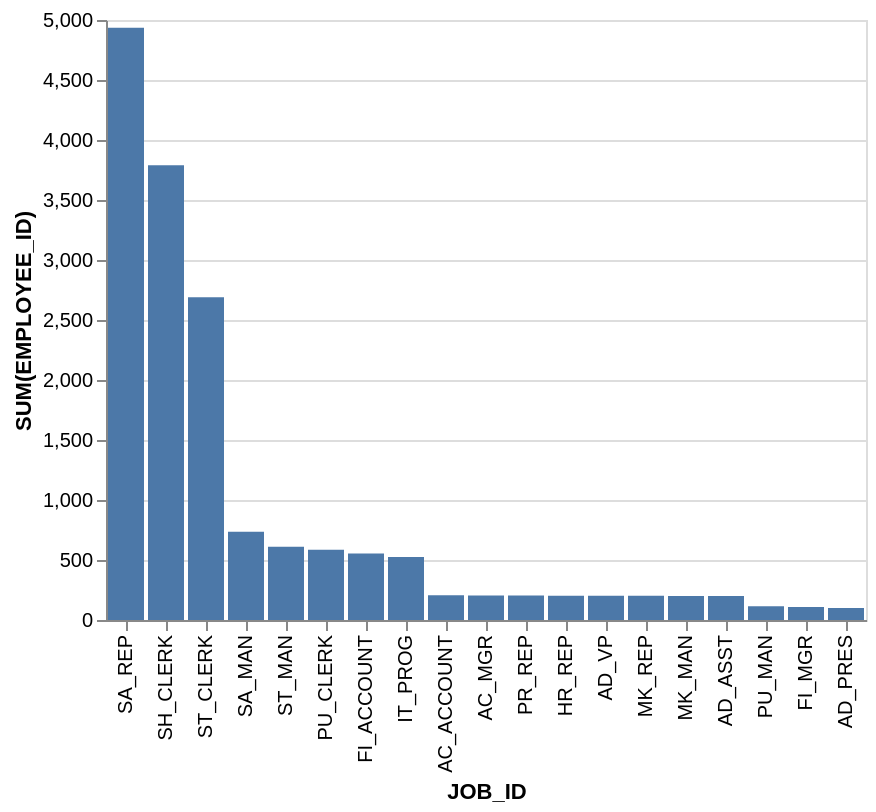

Vega-Lite specification stored for this chart:
### Vega-Lite specification from a JSON file in a GitHub repository (floating-point values rounded to 4 significant figures)
{"data": {"values": [{"x_data": "SA_REP", "y_data": 4935}, {"x_data": "SH_CLERK", "y_data": 3790}, {"x_data": "ST_CLERK", "y_data": 2690}, {"x_data": "SA_MAN", "y_data": 735}, {"x_data": "ST_MAN", "y_data": 610}, {"x_data": "PU_CLERK", "y_data": 585}, {"x_data": "FI_ACCOUNT", "y_data": 555}, {"x_data": "IT_PROG", "y_data": 525}, {"x_data": "AC_ACCOUNT", "y_data": 206}, {"x_data": "AC_MGR", "y_data": 205}, {"x_data": "PR_REP", "y_data": 204}, {"x_data": "HR_REP", "y_data": 203}, {"x_data": "AD_VP", "y_data": 203}, {"x_data": "MK_REP", "y_data": 202}, {"x_data": "MK_MAN", "y_data": 201}, {"x_data": "AD_ASST", "y_data": 200}, {"x_data": "PU_MAN", "y_data": 114}, {"x_data": "FI_MGR", "y_data": 108}, {"x_data": "AD_PRES", "y_data": 100}]}, "mark": "bar", "encoding": {"x": {"field": "x_data", "type": "nominal", "title": "JOB_ID", "sort": {"op": "sum", "field": "y_data", "order": "descending"}}, "y": {"field": "y_data", "type": "quantitative", "title": "SUM(EMPLOYEE_ID)"}}}
